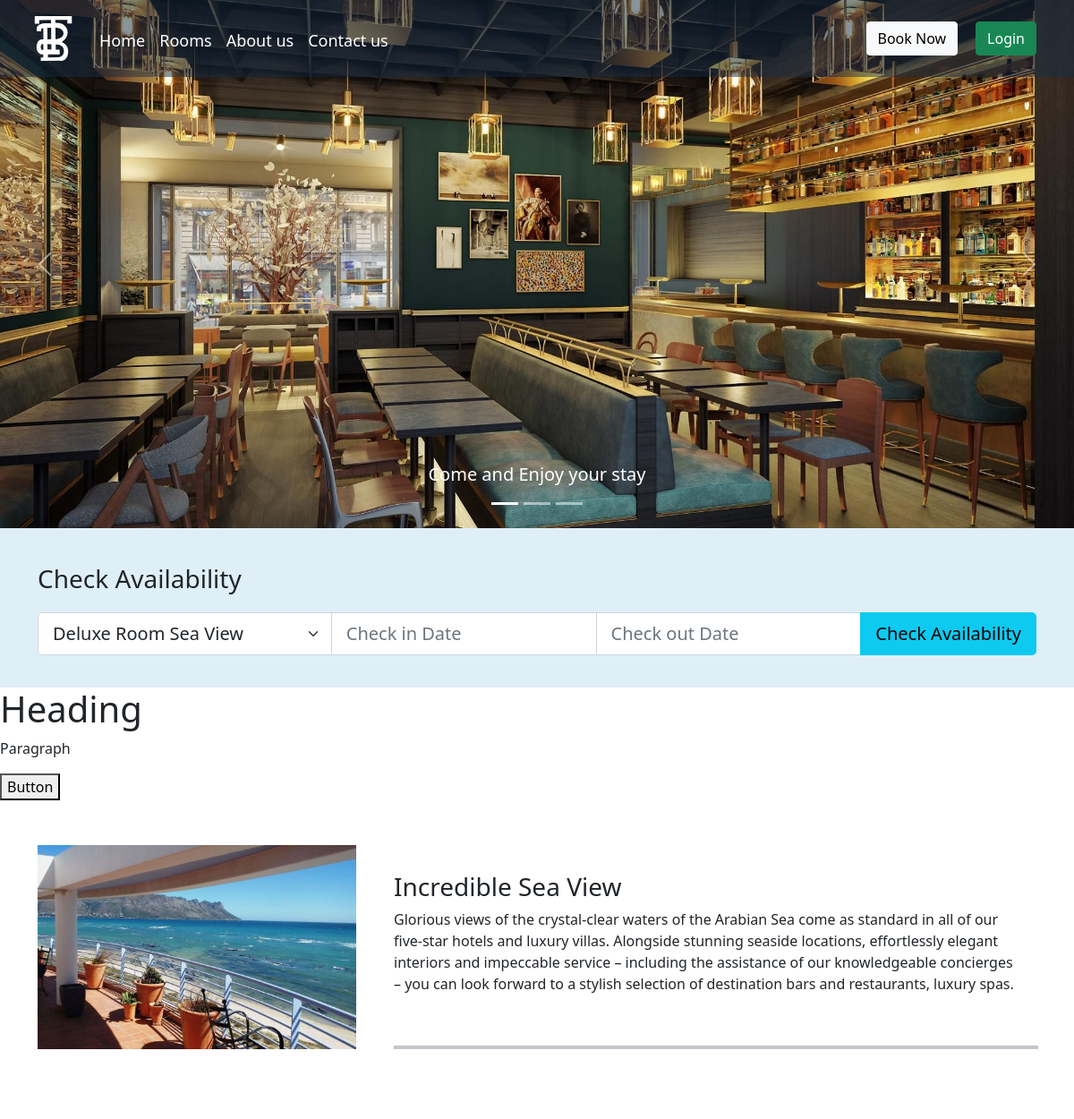
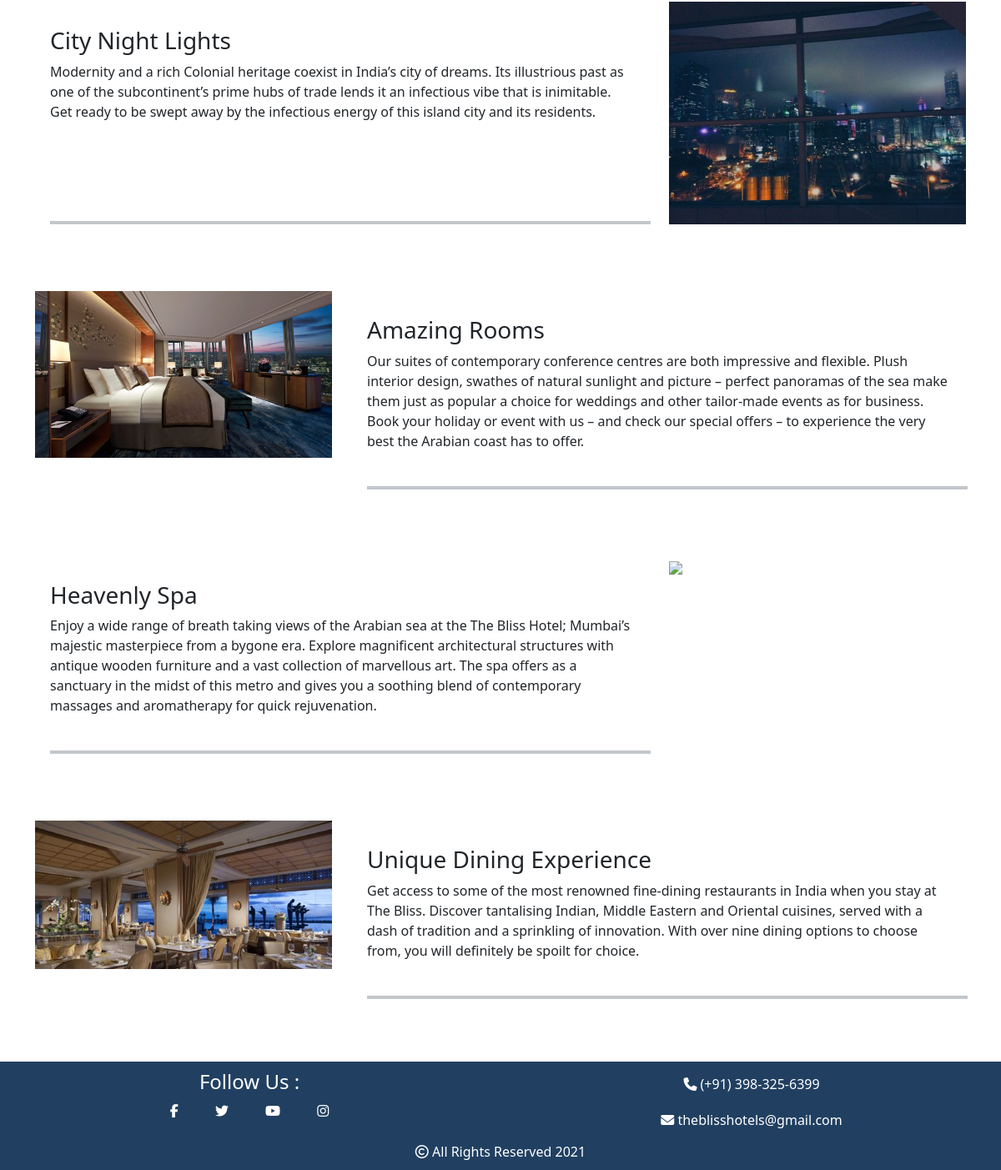
The app's page /home.php with its own data (2 pictures, top to bottom).
### tables this page shows
CREATE TABLE `slider` (
  `id` int NOT NULL AUTO_INCREMENT,
  `image` varchar(100) NOT NULL,
  `caption` varchar(100) NOT NULL,
  PRIMARY KEY (`id`)
);

### home.php (the view, shortened to what this page needs)
<!DOCTYPE html>
<html lang="en">
<?php
include('Menu Bar.php');
include('home-carousel.php');
?>
<div class="container-fluid check-avail">
<div class="container">
  <h3 style="margin:20px auto">Check Availability</h3>
  <form>
      <div class="input-group input-group-lg mb-3">
          <select class="form-select" name="type" id="type" required>
            <?php
            $roomsql=mysqli_query($con,"select * from roomtypemst");
            while($room=mysqli_fetch_assoc($roomsql))
            {
              ?>
              <option value="<?php echo $room['Room_type_id']?>"><?php echo $room['Room_Name'] ?></option>
            <?php } ?>
          </select>
          <input class="form-control" type="text" onfocus="(this.type='date')" placeholder="Check in Date" name="checkin" min="<?php echo date('Y-m-d') ?>" required/>
          <input class="form-control" type="text" placeholder="Check out Date" onfocus="(this.type='date')" name="checkout" min="<?php echo date('Y-m-d') ?>" required />
          <input type="submit" name="checkaval" class="btn btn-info" value="Check Availability" />
      </div>
    </form>
  </div>
</div>
<div id="lmao">
  <h1>Heading</h1>
  <p>
    Paragraph
  </p>
  <button onclick="printDiv('lmao')">Button</button>
</div>
<div class="home-info row">
  <div class="col-4">
    <img src="image/site images/sea_view.jpg" width="100%"/>
  </div>
  <div class="col-8 home-info-text">
    <h3>Incredible Sea View</h3>
    <p>
      Glorious views of the crystal-clear waters of the Arabian Sea come as standard in all of our five-star hotels and luxury villas. Alongside stunning seaside locations, effortlessly elegant interiors and impeccable service – including the assistance of our knowledgeable concierges – you can look forward to a stylish selection of destination bars and restaurants, luxury spas.
    </p>
    <hr />
  </div>
</div>
<div class="home-info row">
  <div class="col-8 home-info-text">
    <h3>City Night Lights</h3>
    <p>Modernity and a rich Colonial heritage coexist in India’s city of dreams. Its illustrious past as one of the subcontinent’s prime hubs of trade lends it an infectious vibe that is inimitable. Get ready to be swept away by the infectious energy of this island city and its residents.</p>
    <hr />
  </div>
  <div class="col-4">
    <img src="image/site images/city_view.jpg" width="100%"/>
  </div>
</div>
<div class="home-info row">
  <div class="col-4">
    <img src="image/site images/room.jpg" width="100%"/>
  </div>
  <div class="col-8 home-info-text">
    <h3>Amazing Rooms</h3>
    <p>Our suites of contemporary conference centres are both impressive and flexible. Plush interior design, swathes of natural sunlight and picture – perfect panoramas of the sea make them just as popular a choice for weddings and other tailor-made events as for business. Book your holiday or event with us – and check our special offers – to experience the very best the Arabian coast has to offer.</p>
    <hr />
  </div>
</div>
<div class="home-info row">
  <div class="col-8 home-info-text">
    <h3>Heavenly Spa</h3>
    <p>Enjoy a wide range of breath taking views of the Arabian sea at the The Bliss Hotel; Mumbai’s majestic masterpiece from a bygone era. Explore magnificent architectural structures with antique wooden furniture and a vast collection of marvellous art. The spa offers as a sanctuary in the midst of this metro and gives you a soothing blend of contemporary massages and aromatherapy for quick rejuvenation.</p>
    <hr />
  </div>
    <div class="col-4">
    <img src="image/site images/spa.jpg" width="100%"/>
  </div>
</div>
<div class="home-info row">
  <div class="col-4">
    <img src="image/site images/dine.jpg" width="100%"/>
  </div>
  <div class="col-8 home-info-text">
    <h3>Unique Dining Experience</h3>
    <p>Get access to some of the most renowned fine-dining restaurants in India when you stay at The Bliss. Discover tantalising Indian, Middle Eastern and Oriental cuisines, served with a dash of tradition and a sprinkling of innovation. With over nine dining options to choose from, you will definitely be spoilt for choice.</p>
    <hr/>
  </div>
</div>
<?php
  include('Footer.php')
?>
</body>
</html>

### home-carousel.php
<div id="myCarousel" class="carousel slide" data-bs-ride="carousel">
  <div class="carousel-indicators">
      <?php
    		$i=0;
    	  $sql=mysqli_query($con,"select * from slider");
    		while($slider=mysqli_fetch_assoc($sql)){
      ?>
          <button type="button" data-bs-target="#myCarousel" data-bs-slide-to="<?php echo $i; ?>"
          <?php
          	if($i==0){
              echo 'class="active"';
        		}
          ?>
          ></button>
      <?php
          $i++;
        }
      ?>
    </div>
    <div class="carousel-inner">
      <?php
    		$i=0;
    	  $sql=mysqli_query($con,"select * from slider");
    		while($slider=mysqli_fetch_assoc($sql)){
      		$slider_img=$slider['image'];
      		$slider_cap=$slider['caption'];
      		$path="image/Slider/$slider_img";
		   ?>
      <div class="carousel-item <?php
    		if($i==0)
    		{
          echo active;
        }
      ?>">
        <img src="<?php echo $path; ?>" class="d-block w-100" alt="Image">
         <div class="carousel-caption d-none d-md-block">
      		<h5><?php echo $slider_cap; ?></h5>
      	</div>
      </div><?php $i++; } ?>
    </div>
    <button style="width: 100px;" class="carousel-control-prev" type="button" data-bs-target="#myCarousel" data-bs-slide="prev">
    <span class="carousel-control-prev-icon"></span>
  </button>
  <button style="width: 100px;" class="carousel-control-next" type="button" data-bs-target="#myCarousel"  data-bs-slide="next">
    <span class="carousel-control-next-icon"></span>
  </button>
</div>

### css/custom.css (style rules this page uses)
html { position: relative; min-height: 100%; margin:0px; padding: 0px; overflow-x: hidden; }
body { margin: 0 0 130px; padding-bottom: 25px; }
.check-avail { padding: 20px; background-color: #DFEFF8; }
.home-info { position: relative; min-height: 100px; margin: 20px auto; padding: 30px; }
.home-info-text { padding: 30px; }
.home-info hr { position: absolute; bottom: 30px; width: 60%; margin: 0; border: groove #214061 2px; }

### records on screen
slider: image (picture), caption "Come and Enjoy your stay"

### other values on screen
form field type "Deluxe Room Sea View"
